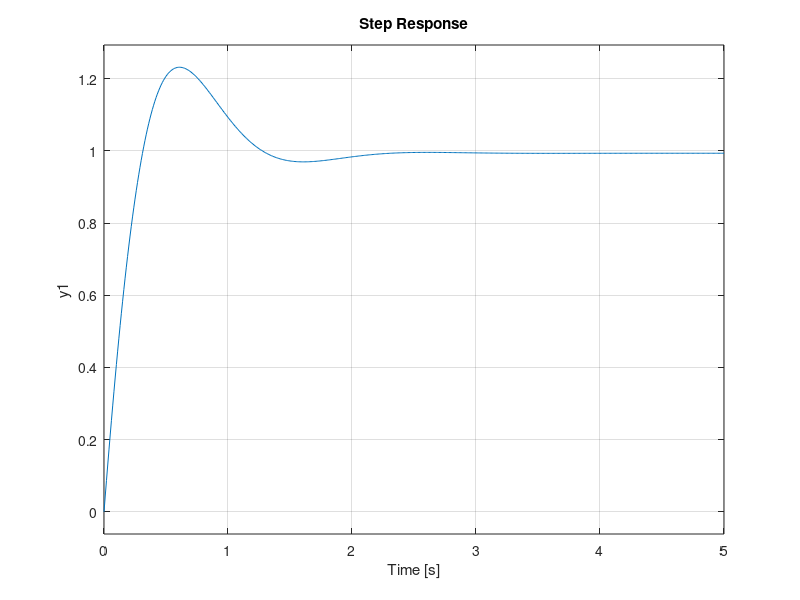

MATLAB code for this plot: (Note: this script raises an error after producing the figure.)
s = tf('s');
P = 1/(5*s^2 + 1*s + 0.5);
step(P)

Kp = 75.355;
Kd = 22.0195;
C = pid(Kp,0,Kd)
T1 = feedback(C*P,1)
t = 0:0.01:5;
step(T1,t)

pidTuner(P,'p')
